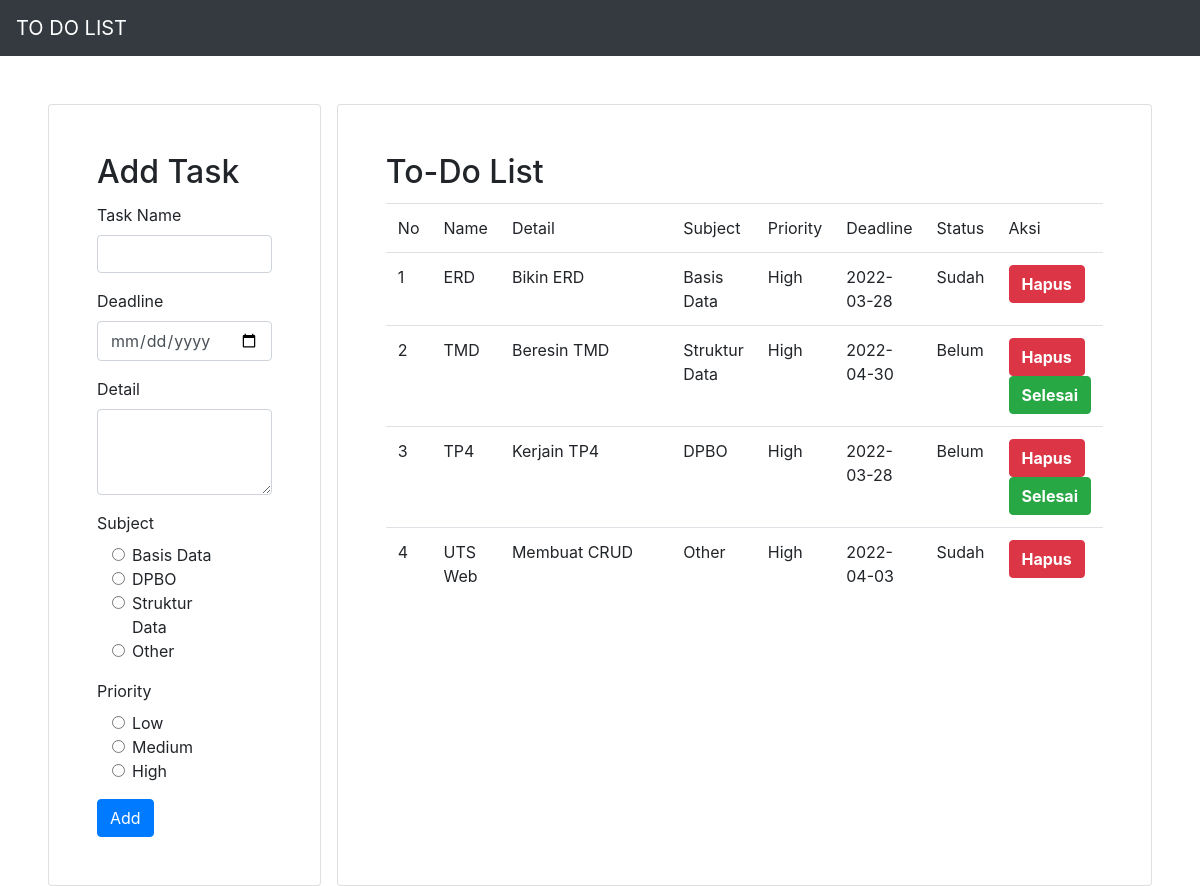
The page / on the database its author committed.
### tables this page shows
CREATE TABLE `tb_to_do` (
  `id` int(10) NOT NULL,
  `name_td` varchar(255) NOT NULL,
  `details_td` text NOT NULL,
  `subject_td` varchar(255) NOT NULL,
  `priority_td` varchar(255) NOT NULL,
  `deadline_td` date NOT NULL,
  `status_td` varchar(255) NOT NULL
);

### conf.php (called while the page is built)
<?php
$db_host = "localhost";
$db_user = "root";
$db_password = "";
$db_name = "db_task";
?>

### DB.php (called while the page is built, shortened)
<?php
class DB{
	var $db_host = '';
	var $db_user = '';
	var $db_password = '';
	var $db_name = '';
	var $db_link = '';
	var $result = 0;
	function __construct($db_host='', $db_user='', $db_password='', $db_name=''){
		$this->db_host = $db_host;
		$this->db_user = $db_user;
		$this->db_password = $db_password;
		$this->db_name = $db_name;
	}
	function open(){
		$this->db_link = mysqli_connect($this->db_host, $this->db_user, $this->db_password, $this->db_name);
	}
	function execute($query=""){
		$this->result = mysqli_query($this->db_link, $query);
		return $this->result;
	}
	function getResult(){
		return mysqli_fetch_array($this->result);
	}
}
?>

### Task.php (called while the page is built)
<?php
class Task extends DB{
	function getTask(){
		$query = "SELECT * FROM tb_to_do";
		return $this->execute($query);
	}
}
?>

### index.php (the view, shortened to what this page needs)
<?php
include("conf.php");
include("DB.php");
include("Task.php");
include("Template.php");
$otask = new Task($db_host, $db_user, $db_password, $db_name);
$otask->open();
$otask->getTask();
$data = null;
$no = 1;
while (list($id, $tname, $tdetails, $tsubject, $tpriority, $tdeadline, $tstatus) = $otask->getResult()) {
	if($tstatus == "Sudah"){
		$data .= "<tr>
		<td>" . $no . "</td>
		<td>" . $tname . "</td>
		<td>" . $tdetails . "</td>
		<td>" . $tsubject . "</td>
		<td>" . $tpriority . "</td>
		<td>" . $tdeadline . "</td>
		<td>" . $tstatus . "</td>
		<td>
			<button class='btn btn-danger'>
				<a href='delete.php?id_hapus=" . $id . "' style='color: white; font-weight: bold;'>Hapus</a>
			</button>
		</td>
		</tr>";
		$no++;
	}
	else{
		$data .= "<tr>
		<td>" . $no . "</td>
		<td>" . $tname . "</td>
		<td>" . $tdetails . "</td>
		<td>" . $tsubject . "</td>
		<td>" . $tpriority . "</td>
		<td>" . $tdeadline . "</td>
		<td>" . $tstatus . "</td>
		<td>
			<button class='btn btn-danger'>
				<a href='delete.php?id_hapus=" . $id . "' style='color: white; font-weight: bold;'>Hapus</a>
			</button>
			<button class='btn btn-success' >
				<a href='finished.php?id_selesai=" . $id .  "' style='color: white; font-weight: bold;'>Selesai</a>
			</button>
		</td>
		</tr>";
		$no++;
	}
}

### Template.php (shortened to what this page needs)
<?php
class Template{
	var $content = '';
	function __construct($filename = ''){
		$this->content = implode('', @file($filename));
	}
	function clear(){
		$this->content = preg_replace("/DATA_[A-Z|_|0-9]+/", "", $this->content);
	}
	function write(){
		print $this->content;
	}
	function replace($old = '', $new = ''){
		if(is_int($new)){
			$value = sprintf("%d", $new);
		}elseif(is_float($new)){
			$value = sprintf("%f", $new);
		}elseif(is_array($new)){
			$value = '';
			foreach( $new as $item){
				$value .= $item. '';
			}
		}else{
			$value = $new;
		}
		$this->content = preg_replace("/$old/",  $value, $this->content);
	}
}
?>

### rows shown on the page
tb_to_do: name_td "ERD", details_td "Bikin ERD", subject_td "Basis Data", priority_td "High", deadline_td "2022-03-28", status_td "Sudah"
tb_to_do: name_td "TMD", details_td "Beresin TMD", subject_td "Struktur Data", priority_td "High", deadline_td "2022-04-30", status_td "Belum"
tb_to_do: name_td "TP4", details_td "Kerjain TP4", subject_td "DPBO", priority_td "High", deadline_td "2022-03-28", status_td "Belum"
tb_to_do: name_td "UTS Web", details_td "Membuat CRUD", subject_td "Other", priority_td "High", deadline_td "2022-04-03", status_td "Sudah"
